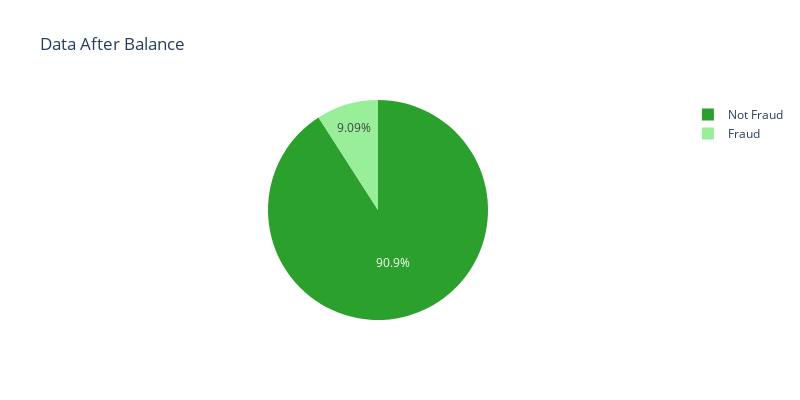

Notebook code cell kept with this figure:
### Code cell
labels = ["Not Fraud", "Fraud"]

# Calculate the number of samples for each class
class_counts = y_resampled_ase.value_counts()

# Print the number of samples for each class
for i in class_counts.index:
    print(f"{labels[i]}: {class_counts[i]} samples")

# Plot
fig = px.pie(
    values=class_counts.values,  # Values
    names=[labels[i] for i in class_counts.index],
    width=800,
    height=400,
    title="Data After Balance",
    color_discrete_sequence=["#2ca02c", "#98ee99"]
)

fig.show()

### Figure 1 — Plotly figure (JSON) as saved in the notebook; plotly's stock layout.template omitted (floating-point values rounded to 4 significant figures)
{"data": [{"domain": {"x": [0, 1], "y": [0, 1]}, "hovertemplate": "label=%{label}<br>value=%{value}<extra></extra>", "labels": ["Not Fraud", "Fraud"], "legendgroup": "", "name": "", "showlegend": true, "type": "pie", "values": [283253, 28325]}], "layout": {"height": 400, "legend": {"tracegroupgap": 0}, "piecolorway": ["#2ca02c", "#98ee99"], "title": {"text": "Data After Balance"}, "width": 800}}
